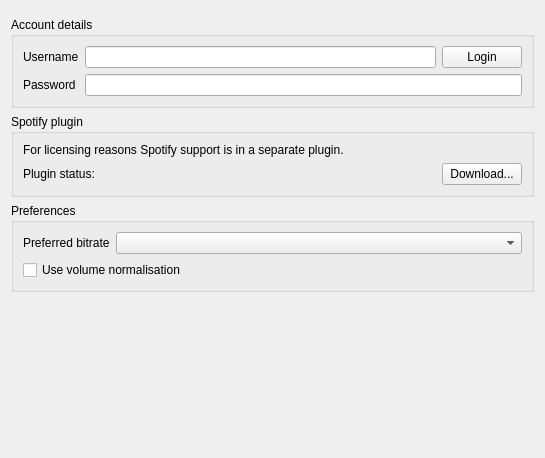
<?xml version="1.0" encoding="UTF-8"?>
<ui version="4.0">
 <class>SpotifySettingsPage</class>
 <widget class="QWidget" name="SpotifySettingsPage">
  <property name="geometry">
   <rect>
    <x>0</x>
    <y>0</y>
    <width>545</width>
    <height>458</height>
   </rect>
  </property>
  <property name="windowTitle">
   <string>Spotify</string>
  </property>
  <layout class="QVBoxLayout" name="verticalLayout_2">
   <item>
    <widget class="LoginStateWidget" name="login_state" native="true"/>
   </item>
   <item>
    <widget class="QGroupBox" name="account_group">
     <property name="title">
      <string>Account details</string>
     </property>
     <layout class="QVBoxLayout" name="verticalLayout_3">
      <item>
       <widget class="QWidget" name="login_container" native="true">
        <property name="enabled">
         <bool>true</bool>
        </property>
        <layout class="QGridLayout" name="gridLayout">
         <property name="margin">
          <number>0</number>
         </property>
         <item row="1" column="0">
          <widget class="QLabel" name="username_label">
           <property name="text">
            <string>Username</string>
           </property>
          </widget>
         </item>
         <item row="1" column="1">
          <widget class="QLineEdit" name="username"/>
         </item>
         <item row="2" column="0">
          <widget class="QLabel" name="password_label">
           <property name="text">
            <string>Password</string>
           </property>
          </widget>
         </item>
         <item row="2" column="1" colspan="2">
          <widget class="QLineEdit" name="password">
           <property name="echoMode">
            <enum>QLineEdit::Password</enum>
           </property>
          </widget>
         </item>
         <item row="1" column="2">
          <widget class="QPushButton" name="login">
           <property name="text">
            <string>Login</string>
           </property>
          </widget>
         </item>
        </layout>
       </widget>
      </item>
     </layout>
    </widget>
   </item>
   <item>
    <widget class="QGroupBox" name="groupBox_2">
     <property name="title">
      <string>Spotify plugin</string>
     </property>
     <layout class="QVBoxLayout" name="verticalLayout">
      <item>
       <widget class="QLabel" name="label">
        <property name="text">
         <string>For licensing reasons Spotify support is in a separate plugin.</string>
        </property>
       </widget>
      </item>
      <item>
       <layout class="QHBoxLayout" name="horizontalLayout_2">
        <item>
         <widget class="QLabel" name="label_2">
          <property name="text">
           <string>Plugin status:</string>
          </property>
         </widget>
        </item>
        <item>
         <widget class="QLabel" name="blob_status"/>
        </item>
        <item>
         <spacer name="horizontalSpacer">
          <property name="orientation">
           <enum>Qt::Horizontal</enum>
          </property>
          <property name="sizeHint" stdset="0">
           <size>
            <width>40</width>
            <height>20</height>
           </size>
          </property>
         </spacer>
        </item>
        <item>
         <widget class="QPushButton" name="download_blob">
          <property name="text">
           <string>Download...</string>
          </property>
         </widget>
        </item>
       </layout>
      </item>
     </layout>
    </widget>
   </item>
   <item>
    <widget class="QGroupBox" name="groupBox">
     <property name="title">
      <string>Preferences</string>
     </property>
     <layout class="QFormLayout" name="formLayout">
      <item row="0" column="0">
       <widget class="QLabel" name="label_4">
        <property name="text">
         <string>Preferred bitrate</string>
        </property>
       </widget>
      </item>
      <item row="0" column="1">
       <widget class="QComboBox" name="bitrate"/>
      </item>
      <item row="1" column="0" colspan="2">
       <widget class="QCheckBox" name="volume_normalisation">
        <property name="text">
         <string>Use volume normalisation</string>
        </property>
       </widget>
      </item>
     </layout>
    </widget>
   </item>
   <item>
    <spacer name="verticalSpacer">
     <property name="orientation">
      <enum>Qt::Vertical</enum>
     </property>
     <property name="sizeHint" stdset="0">
      <size>
       <width>20</width>
       <height>30</height>
      </size>
     </property>
    </spacer>
   </item>
   <item>
    <layout class="QHBoxLayout" name="horizontalLayout_3">
     <item>
      <spacer name="horizontalSpacer_2">
       <property name="orientation">
        <enum>Qt::Horizontal</enum>
       </property>
       <property name="sizeHint" stdset="0">
        <size>
         <width>40</width>
         <height>20</height>
        </size>
       </property>
      </spacer>
     </item>
     <item>
      <widget class="QLabel" name="label_3">
       <property name="minimumSize">
        <size>
         <width>64</width>
         <height>64</height>
        </size>
       </property>
       <property name="maximumSize">
        <size>
         <width>64</width>
         <height>64</height>
        </size>
       </property>
       <property name="pixmap">
        <pixmap resource="../../../data/data.qrc">:/spotify-attribution.png</pixmap>
       </property>
      </widget>
     </item>
    </layout>
   </item>
  </layout>
 </widget>
 <customwidgets>
  <customwidget>
   <class>LoginStateWidget</class>
   <extends>QWidget</extends>
   <header>widgets/loginstatewidget.h</header>
   <container>1</container>
  </customwidget>
 </customwidgets>
 <resources>
  <include location="../../../data/data.qrc"/>
 </resources>
 <connections/>
</ui>
